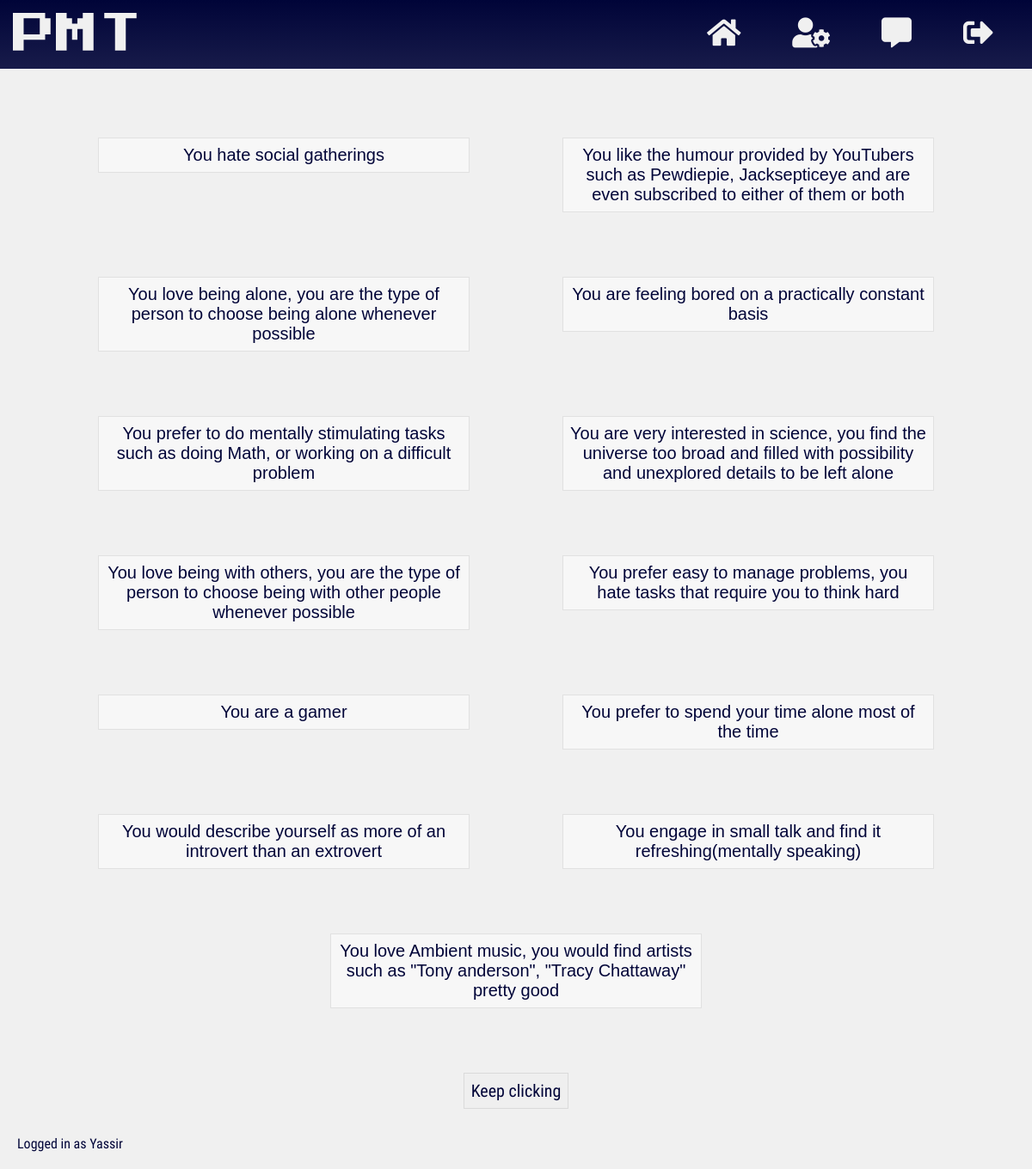
Page /assumptions (signed in) on the committed database.
### app/models.py (models this page shows, shortened)
class Assumption(db.Model):
    __tablename__ = 'assumptions'
    id = db.Column(db.Integer(), primary_key=True)
    content = db.Column(db.String())
    content_type = db.Column(db.String())

class User(db.Model, UserMixin):
    __tablename__ = 'users'
    id = db.Column(db.Integer(), primary_key=True)
    username = db.Column(db.String(length=20), nullable=False, unique=True)
    email = db.Column(db.String(length=50), nullable=False, unique=True)
    password_hash = db.Column(db.String(length=60), nullable=False)
    age = db.Column(db.Integer(), nullable=False)
    gender = db.Column(db.String(length=6), nullable=False)
    assumptions = db.relationship('Assumption', secondary=users_to_assumptions,
    backref=db.backref('users', lazy=True), lazy=True)
    added_users = db.relationship('User', secondary=users_to_users,
                  primaryjoin=(users_to_users.c.added_id == id),
                  secondaryjoin=(users_to_users.c.adder_id == id),
                  backref=db.backref('adder_users', lazy=True), lazy=True)
    @property
    def password(self):
        return self.password

### app/routes.py (the view)
@app.route('/assumptions')
@login_required
def assumptions_page():
    assumptions = Assumption.query.limit(25)
    return render_template('assumptions.html', assumptions=assumptions)

### user_loader/__init__.py (called while the page is built)
@login_manager.user_loader
def load_user(user_id):
    return User.query.get(int(user_id))

### app/templates/assumptions.html (shortened to what this page needs)
{% extends 'uniform/base.html' %}
{% block css_files %}
<link rel="stylesheet"
href="{{ url_for('static', filename='css/minified/assumptions.css') }}">
{% endblock %}
{% block content %}
<ul id="list_of_assumptions">
  {% for assumption in assumptions %}
  {% if assumption not in current_user.assumptions %}
  <div class="list-item-wrapper" ASSUMPTION_ID="{{ assumption.id }}">
    <li class="{{ assumption.content_type }}">
      {{ assumption.content }}
    </li>
  </div>
  {% endif %}
  {% endfor %}
</ul>
<button type="button" name="load more" id="load_more">Keep clicking</button>
{% endblock %}
{% block footer %}
Logged in as {{ current_user.username }}
{% endblock %}

### app/static/css/uniform/minified/base.css (style rules this page uses)
* { box-sizing:border-box;margin:0 }
body { background:#f0f0f0 }
button,header { -webkit-touch-callout:none;-webkit-user-select:none;-khtml-user-select:none;-moz-user-select:none;-ms-user-select:none;user-select:none }

### app/static/css/minified/assumptions.css (style rules this page uses)
ul { padding:0;margin:80px auto 0 auto;width:90%;display:flex;flex-wrap:wrap }
.list-item-wrapper { flex-basis:100%;position:relative;margin-bottom:75px }
li.type-text { border:1px solid rgba(0,0,0,.09);list-style:none;font-family:sans-serif;color:#000438;background:#f7f7f7;padding:8px;text-align:center }
button#load_more { padding:8px;color:#000438;border:1px solid rgba(0,0,0,.09);font-family:roboto-regular;font-size:20px;display:block;margin:0 auto 70px auto;cursor:pointer }
@media (min-width:769px) { ul { justify-content:space-between } }
@media (min-width:769px) { li { transition:box-shadow 250ms ease } }
@media (min-width:769px) { li.type-text { font-size:20px } }
@media (min-width:769px) { ul { justify-content:space-around } }
@media (min-width:769px) { .list-item-wrapper { flex-basis:40% } }

### rows in the picture
Assumption: content "You hate social gatherings"
Assumption: content "You like the humour provided by YouTubers such as Pewdiepie, Jacksepticeye and are even subscribed to either of them or both"
Assumption: content "You love being alone, you are the type of person to choose being alone whenever possible"
Assumption: content "You are feeling bored on a practically constant basis"
Assumption: content "You prefer to do mentally stimulating tasks such as doing Math, or working on a difficult problem"
Assumption: content "You are very interested in science, you find the universe too broad and filled with possibility and unexplored details to be left alone"
Assumption: content "You love being with others, you are the type of person to choose being with other people whenever possible"
Assumption: content "You prefer easy to manage problems, you hate tasks that require you to think hard"
Assumption: content "You are a gamer"
Assumption: content "You prefer to spend your time alone most of the time"
Assumption: content "You would describe yourself as more of an introvert than an extrovert"
Assumption: content "You engage in small talk and find it refreshing(mentally speaking)"
Assumption: content "You love Ambient music, you would find artists such as \"Tony anderson\", \"Tracy Chattaway\" pretty good"
User: username "Yassir"
